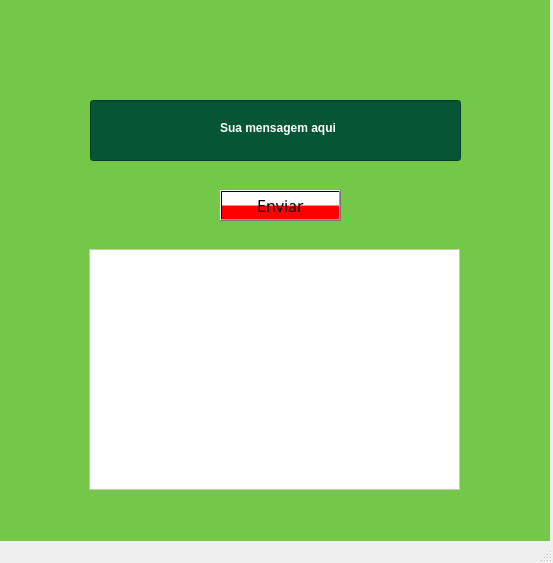
<?xml version="1.0" encoding="UTF-8"?>
<ui version="4.0">
 <class>VerdaoBot</class>
 <widget class="QMainWindow" name="VerdaoBot">
  <property name="geometry">
   <rect>
    <x>0</x>
    <y>0</y>
    <width>553</width>
    <height>563</height>
   </rect>
  </property>
  <property name="windowTitle">
   <string>ChatBot Temático do Palmeiras</string>
  </property>
  <widget class="QWidget" name="centralwidget">
   <widget class="QLineEdit" name="Texto">
    <property name="geometry">
     <rect>
      <x>90</x>
      <y>100</y>
      <width>371</width>
      <height>61</height>
     </rect>
    </property>
    <property name="palette">
     <palette>
      <active>
       <colorrole role="WindowText">
        <brush brushstyle="SolidPattern">
         <color alpha="255">
          <red>255</red>
          <green>255</green>
          <blue>255</blue>
         </color>
        </brush>
       </colorrole>
       <colorrole role="Button">
        <brush brushstyle="SolidPattern">
         <color alpha="255">
          <red>6</red>
          <green>85</green>
          <blue>53</blue>
         </color>
        </brush>
       </colorrole>
       <colorrole role="Light">
        <brush brushstyle="SolidPattern">
         <color alpha="255">
          <red>9</red>
          <green>127</green>
          <blue>80</blue>
         </color>
        </brush>
       </colorrole>
       <colorrole role="Midlight">
        <brush brushstyle="SolidPattern">
         <color alpha="255">
          <red>7</red>
          <green>106</green>
          <blue>66</blue>
         </color>
        </brush>
       </colorrole>
       <colorrole role="Dark">
        <brush brushstyle="SolidPattern">
         <color alpha="255">
          <red>3</red>
          <green>42</green>
          <blue>27</blue>
         </color>
        </brush>
       </colorrole>
       <colorrole role="Mid">
        <brush brushstyle="SolidPattern">
         <color alpha="255">
          <red>4</red>
          <green>57</green>
          <blue>35</blue>
         </color>
        </brush>
       </colorrole>
       <colorrole role="Text">
        <brush brushstyle="SolidPattern">
         <color alpha="255">
          <red>255</red>
          <green>255</green>
          <blue>255</blue>
         </color>
        </brush>
       </colorrole>
       <colorrole role="BrightText">
        <brush brushstyle="SolidPattern">
         <color alpha="255">
          <red>255</red>
          <green>255</green>
          <blue>255</blue>
         </color>
        </brush>
       </colorrole>
       <colorrole role="ButtonText">
        <brush brushstyle="SolidPattern">
         <color alpha="255">
          <red>255</red>
          <green>255</green>
          <blue>255</blue>
         </color>
        </brush>
       </colorrole>
       <colorrole role="Base">
        <brush brushstyle="SolidPattern">
         <color alpha="255">
          <red>6</red>
          <green>85</green>
          <blue>53</blue>
         </color>
        </brush>
       </colorrole>
       <colorrole role="Window">
        <brush brushstyle="SolidPattern">
         <color alpha="255">
          <red>6</red>
          <green>85</green>
          <blue>53</blue>
         </color>
        </brush>
       </colorrole>
       <colorrole role="Shadow">
        <brush brushstyle="SolidPattern">
         <color alpha="255">
          <red>0</red>
          <green>0</green>
          <blue>0</blue>
         </color>
        </brush>
       </colorrole>
       <colorrole role="AlternateBase">
        <brush brushstyle="SolidPattern">
         <color alpha="255">
          <red>3</red>
          <green>42</green>
          <blue>26</blue>
         </color>
        </brush>
       </colorrole>
       <colorrole role="ToolTipBase">
        <brush brushstyle="SolidPattern">
         <color alpha="255">
          <red>255</red>
          <green>255</green>
          <blue>220</blue>
         </color>
        </brush>
       </colorrole>
       <colorrole role="ToolTipText">
        <brush brushstyle="SolidPattern">
         <color alpha="255">
          <red>255</red>
          <green>255</green>
          <blue>255</blue>
         </color>
        </brush>
       </colorrole>
       <colorrole role="PlaceholderText">
        <brush brushstyle="SolidPattern">
         <color alpha="128">
          <red>255</red>
          <green>255</green>
          <blue>255</blue>
         </color>
        </brush>
       </colorrole>
      </active>
      <inactive>
       <colorrole role="WindowText">
        <brush brushstyle="SolidPattern">
         <color alpha="255">
          <red>255</red>
          <green>255</green>
          <blue>255</blue>
         </color>
        </brush>
       </colorrole>
       <colorrole role="Button">
        <brush brushstyle="SolidPattern">
         <color alpha="255">
          <red>6</red>
          <green>85</green>
          <blue>53</blue>
         </color>
        </brush>
       </colorrole>
       <colorrole role="Light">
        <brush brushstyle="SolidPattern">
         <color alpha="255">
          <red>9</red>
          <green>127</green>
          <blue>80</blue>
         </color>
        </brush>
       </colorrole>
       <colorrole role="Midlight">
        <brush brushstyle="SolidPattern">
         <color alpha="255">
          <red>7</red>
          <green>106</green>
          <blue>66</blue>
         </color>
        </brush>
       </colorrole>
       <colorrole role="Dark">
        <brush brushstyle="SolidPattern">
         <color alpha="255">
          <red>3</red>
          <green>42</green>
          <blue>27</blue>
         </color>
        </brush>
       </colorrole>
       <colorrole role="Mid">
        <brush brushstyle="SolidPattern">
         <color alpha="255">
          <red>4</red>
          <green>57</green>
          <blue>35</blue>
         </color>
        </brush>
       </colorrole>
       <colorrole role="Text">
        <brush brushstyle="SolidPattern">
         <color alpha="255">
          <red>255</red>
          <green>255</green>
          <blue>255</blue>
         </color>
        </brush>
       </colorrole>
       <colorrole role="BrightText">
        <brush brushstyle="SolidPattern">
         <color alpha="255">
          <red>255</red>
          <green>255</green>
          <blue>255</blue>
         </color>
        </brush>
       </colorrole>
       <colorrole role="ButtonText">
        <brush brushstyle="SolidPattern">
         <color alpha="255">
          <red>255</red>
          <green>255</green>
          <blue>255</blue>
         </color>
        </brush>
       </colorrole>
       <colorrole role="Base">
        <brush brushstyle="SolidPattern">
         <color alpha="255">
          <red>6</red>
          <green>85</green>
          <blue>53</blue>
         </color>
        </brush>
       </colorrole>
       <colorrole role="Window">
        <brush brushstyle="SolidPattern">
         <color alpha="255">
          <red>6</red>
          <green>85</green>
          <blue>53</blue>
         </color>
        </brush>
       </colorrole>
       <colorrole role="Shadow">
        <brush brushstyle="SolidPattern">
         <color alpha="255">
          <red>0</red>
          <green>0</green>
          <blue>0</blue>
         </color>
        </brush>
       </colorrole>
       <colorrole role="AlternateBase">
        <brush brushstyle="SolidPattern">
         <color alpha="255">
          <red>3</red>
          <green>42</green>
          <blue>26</blue>
         </color>
        </brush>
       </colorrole>
       <colorrole role="ToolTipBase">
        <brush brushstyle="SolidPattern">
         <color alpha="255">
          <red>255</red>
          <green>255</green>
          <blue>220</blue>
         </color>
        </brush>
       </colorrole>
       <colorrole role="ToolTipText">
        <brush brushstyle="SolidPattern">
         <color alpha="255">
          <red>255</red>
          <green>255</green>
          <blue>255</blue>
         </color>
        </brush>
       </colorrole>
       <colorrole role="PlaceholderText">
        <brush brushstyle="SolidPattern">
         <color alpha="128">
          <red>255</red>
          <green>255</green>
          <blue>255</blue>
         </color>
        </brush>
       </colorrole>
      </inactive>
      <disabled>
       <colorrole role="WindowText">
        <brush brushstyle="SolidPattern">
         <color alpha="255">
          <red>3</red>
          <green>42</green>
          <blue>27</blue>
         </color>
        </brush>
       </colorrole>
       <colorrole role="Button">
        <brush brushstyle="SolidPattern">
         <color alpha="255">
          <red>6</red>
          <green>85</green>
          <blue>53</blue>
         </color>
        </brush>
       </colorrole>
       <colorrole role="Light">
        <brush brushstyle="SolidPattern">
         <color alpha="255">
          <red>9</red>
          <green>127</green>
          <blue>80</blue>
         </color>
        </brush>
       </colorrole>
       <colorrole role="Midlight">
        <brush brushstyle="SolidPattern">
         <color alpha="255">
          <red>7</red>
          <green>106</green>
          <blue>66</blue>
         </color>
        </brush>
       </colorrole>
       <colorrole role="Dark">
        <brush brushstyle="SolidPattern">
         <color alpha="255">
          <red>3</red>
          <green>42</green>
          <blue>27</blue>
         </color>
        </brush>
       </colorrole>
       <colorrole role="Mid">
        <brush brushstyle="SolidPattern">
         <color alpha="255">
          <red>4</red>
          <green>57</green>
          <blue>35</blue>
         </color>
        </brush>
       </colorrole>
       <colorrole role="Text">
        <brush brushstyle="SolidPattern">
         <color alpha="255">
          <red>3</red>
          <green>42</green>
          <blue>27</blue>
         </color>
        </brush>
       </colorrole>
       <colorrole role="BrightText">
        <brush brushstyle="SolidPattern">
         <color alpha="255">
          <red>255</red>
          <green>255</green>
          <blue>255</blue>
         </color>
        </brush>
       </colorrole>
       <colorrole role="ButtonText">
        <brush brushstyle="SolidPattern">
         <color alpha="255">
          <red>3</red>
          <green>42</green>
          <blue>27</blue>
         </color>
        </brush>
       </colorrole>
       <colorrole role="Base">
        <brush brushstyle="SolidPattern">
         <color alpha="255">
          <red>6</red>
          <green>85</green>
          <blue>53</blue>
         </color>
        </brush>
       </colorrole>
       <colorrole role="Window">
        <brush brushstyle="SolidPattern">
         <color alpha="255">
          <red>6</red>
          <green>85</green>
          <blue>53</blue>
         </color>
        </brush>
       </colorrole>
       <colorrole role="Shadow">
        <brush brushstyle="SolidPattern">
         <color alpha="255">
          <red>0</red>
          <green>0</green>
          <blue>0</blue>
         </color>
        </brush>
       </colorrole>
       <colorrole role="AlternateBase">
        <brush brushstyle="SolidPattern">
         <color alpha="255">
          <red>6</red>
          <green>85</green>
          <blue>53</blue>
         </color>
        </brush>
       </colorrole>
       <colorrole role="ToolTipBase">
        <brush brushstyle="SolidPattern">
         <color alpha="255">
          <red>255</red>
          <green>255</green>
          <blue>220</blue>
         </color>
        </brush>
       </colorrole>
       <colorrole role="ToolTipText">
        <brush brushstyle="SolidPattern">
         <color alpha="255">
          <red>255</red>
          <green>255</green>
          <blue>255</blue>
         </color>
        </brush>
       </colorrole>
       <colorrole role="PlaceholderText">
        <brush brushstyle="SolidPattern">
         <color alpha="128">
          <red>255</red>
          <green>255</green>
          <blue>255</blue>
         </color>
        </brush>
       </colorrole>
      </disabled>
     </palette>
    </property>
   </widget>
   <widget class="QPushButton" name="Enviar">
    <property name="geometry">
     <rect>
      <x>220</x>
      <y>190</y>
      <width>121</width>
      <height>31</height>
     </rect>
    </property>
    <property name="font">
     <font>
      <family>MS Sans Serif 13</family>
      <pointsize>12</pointsize>
      <weight>9</weight>
      <italic>false</italic>
      <bold>false</bold>
     </font>
    </property>
    <property name="mouseTracking">
     <bool>false</bool>
    </property>
    <property name="whatsThis">
     <string>&lt;html&gt;&lt;head/&gt;&lt;body&gt;&lt;p align=&quot;center&quot;&gt;&lt;br/&gt;&lt;/p&gt;&lt;/body&gt;&lt;/html&gt;</string>
    </property>
    <property name="styleSheet">
     <string notr="true">background-color: qlineargradient(spread:pad, x1:0, y1:0, x2:0, y2:1, stop:0 rgba(255, 255, 255, 255), stop:0.495 rgba(255, 255, 255, 255), stop:0.505 rgba(255, 0, 0, 255), stop:1 rgba(255, 0, 0, 255));
font: 75 12pt &quot;MS Sans Serif&quot; Bold;
color: rgb(0, 0, 0);</string>
    </property>
    <property name="text">
     <string>Enviar</string>
    </property>
   </widget>
   <widget class="QLabel" name="label_2">
    <property name="geometry">
     <rect>
      <x>220</x>
      <y>120</y>
      <width>131</width>
      <height>16</height>
     </rect>
    </property>
    <property name="text">
     <string>&lt;html&gt;&lt;head/&gt;&lt;body&gt;&lt;p&gt;&lt;span style=&quot; font-weight:600; color:#ffffff;&quot;&gt;Sua mensagem aqui&lt;/span&gt;&lt;/p&gt;&lt;/body&gt;&lt;/html&gt;</string>
    </property>
   </widget>
   <widget class="QFrame" name="frame">
    <property name="geometry">
     <rect>
      <x>200</x>
      <y>-1</y>
      <width>161</width>
      <height>101</height>
     </rect>
    </property>
    <property name="styleSheet">
     <string notr="true">image: url(:/img/projeto5.jpg);
image: url(:/img/img/projeto5.jpg);</string>
    </property>
   </widget>
   <widget class="QWidget" name="widget" native="true">
    <property name="geometry">
     <rect>
      <x>-1</x>
      <y>-1</y>
      <width>551</width>
      <height>571</height>
     </rect>
    </property>
    <property name="styleSheet">
     <string notr="true">background-color: rgb(115, 200, 71);</string>
    </property>
    <widget class="QTextEdit" name="Resposta">
     <property name="geometry">
      <rect>
       <x>90</x>
       <y>250</y>
       <width>371</width>
       <height>241</height>
      </rect>
     </property>
     <property name="styleSheet">
      <string notr="true">background-color: rgb(255, 255, 255);</string>
     </property>
    </widget>
   </widget>
   <zorder>widget</zorder>
   <zorder>Texto</zorder>
   <zorder>Enviar</zorder>
   <zorder>label_2</zorder>
   <zorder>frame</zorder>
  </widget>
  <widget class="QMenuBar" name="menubar">
   <property name="geometry">
    <rect>
     <x>0</x>
     <y>0</y>
     <width>553</width>
     <height>21</height>
    </rect>
   </property>
  </widget>
  <widget class="QStatusBar" name="statusbar"/>
 </widget>
 <resources>
  <include location="img.qrc"/>
 </resources>
 <connections/>
</ui>
